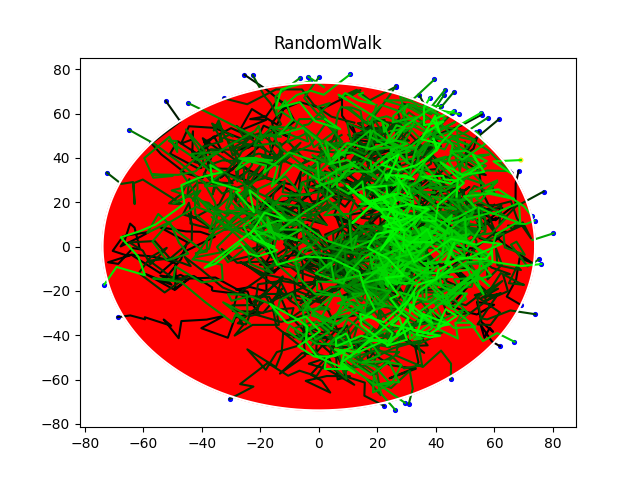

The script that saved this image:
import matplotlib.pyplot as plt
import random
import numpy as np
import math

r = random.uniform(0,100)
n = 10000
pi = math.pi
number = 50

for k in range(0,number):
    X,Y = [],[]
    f = []
    
    x0,y0 = random.uniform(0,r),random.uniform(0,r)

    while(x0**2+y0**2 > r**2):
        x0,y0 = random.uniform(0,r),random.uniform(0,r)

    X.append(x0),Y.append(y0)

    while(x0**2+y0**2 < r**2):
        x0,y0 = x0+random.uniform(-10,10),y0+random.uniform(-10,10)
        X.append(x0),Y.append(y0)
        
    plt.scatter(X,Y,c=(0,0,1),s=r/10)
    plt.plot(X,Y,c=(0,k/number,0))

for i in range(0,n):
    f.append(i*2*pi/n)

Fx = r*np.cos(f)
Fy = r*np.sin(f)

plt.title("RandomWalk")
plt.fill(Fx,Fy,c=(1,0,0))
plt.plot(Fx,Fy,c=(1,1,1))

plt.savefig("RandomWalk.png")

plt.show()
